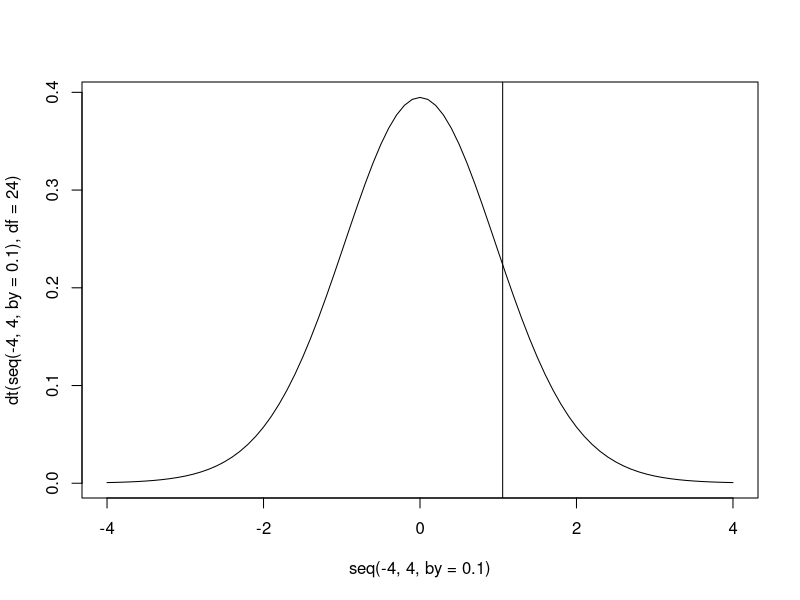
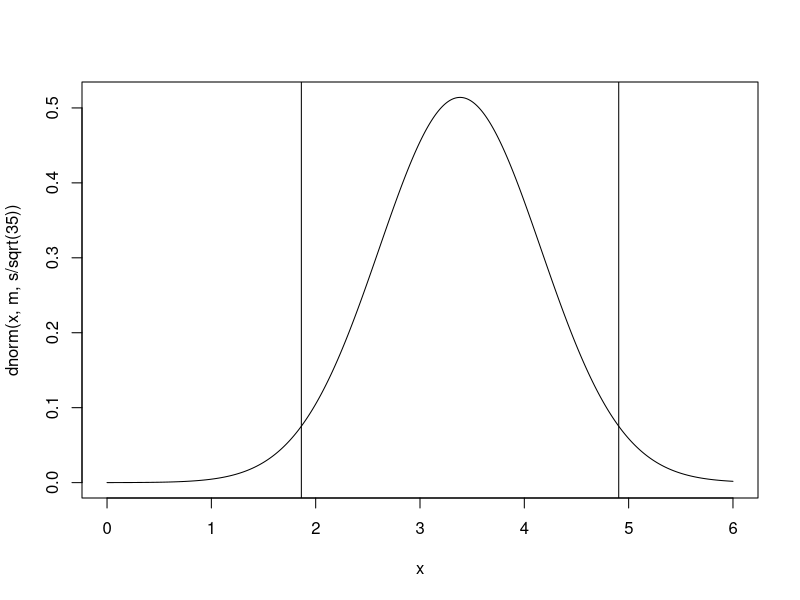
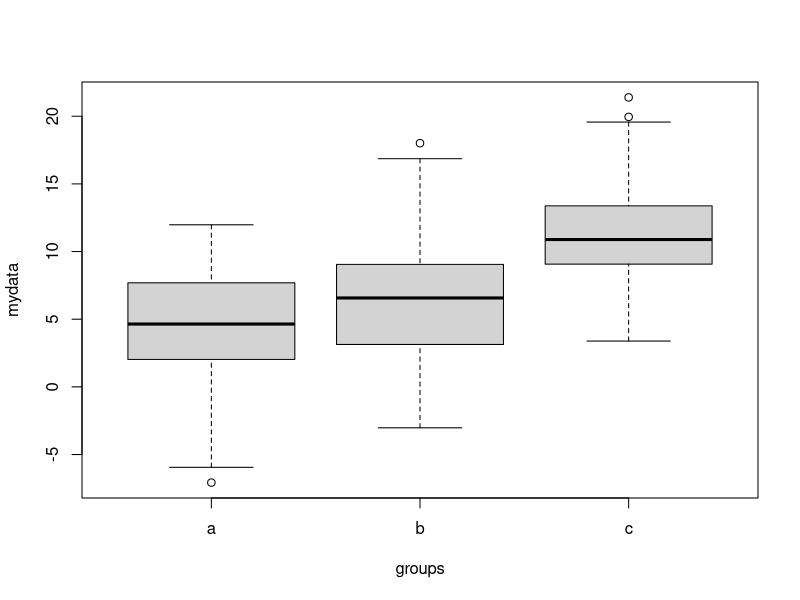

Reproduce these figures in R, in order. (Note: this script raises an error after producing the figures.)
###############################################################
#Practical class 3
###############################################################

############
#1.1)
############
# Make sure to write the path to the folder where bioenv-2 is. 
# You can use tab to auto complete and check if the path is correct.
# You can also use the setwd() function to move to the directory where
# bioenv3 is.

bioenv3 <- read.csv(
  "bioenv-3.csv",
  header = T,
  row.names = 1
  )

# inspect the table 
head(bioenv3)

# compute the mean and the standard deviation
a.mean <- mean(bioenv3$a)
a.sd <- sd(bioenv3$a)

# manually compute the t statistic and the p-value 
t.stat <- (a.mean - 10 ) / (a.sd / sqrt(length(bioenv3$a)))

# use the probability function to calculate the area under the curve
# from our t statistic value to the end of the lower tail of a
# t distribution with 24 degrees of freedom
pt(
  t.stat,         # our t statistic
  df = 24,        # the degrees of freedom in the t distribution pt() should calculate
  lower.tail = F  # tells pt() to find the area under the curve from our t stat to the
                  # lower tail of the distribution
  )

# visualize the test
plot(
  seq(-4, 4 , by = 0.1),              # use a sequence of numbers from -4 to 4 in steps of 0.1 as the x-axis
  dt(seq(-4, 4, by = 0.1), df = 24),  # use a density plot of the t distribution with 24 degrees of freedom as the y-axis 
  type = "l"                          # make this a line plot
  )
  
abline(v = t.stat) # draw a vertical (v) line on the plot at the value of our calculated t statistic

# do the test using a existing function from R 
t.test(
  bioenv3$a,                # here's our data variable
  mu = 10,                  # the mean to test against is defined as 10
  alternative = "greater"   # the alternative hypothesis is that the empirical mean is greater than the stated mean
  )

############
#1.2)
############

# compute the mean and the standard deviation
b.mean <- mean(bioenv3$b)
b.sd <- sd(bioenv3$b)

# compute the t statistic and the p-value   
t.stat <- (b.mean - 10 )/(b.sd/sqrt(length(bioenv3$b)))
t.stat
pt(t.stat, df=24,lower.tail=F )*2

# do the test using a function from R 
t.test(bioenv3$b,mu=10,alternative="two.sided")

############
#1.3)
############

# compute the t statistic and the p-value     
t.stat <- (a.mean - b.mean)/sqrt( (a.sd^2)/length(bioenv3$a) + (b.sd^2)/length(bioenv3$b)  )
t.stat
pt(t.stat,df=48,lower.tail=T)

# do the test using a function from R 
# how are the degrees of freedom computed?
t.test(bioenv3$a,bioenv3$b,alternative="less")
t.test(bioenv3$a,bioenv3$b,alternative="less", var.equal = TRUE)

############
#2)
############

# statistical power: the probability of accepting the alternative hypothesis (H1) when it is true.

# first install and load the package pwr
install.packages("pwr")
library("pwr")

# test 1.1)
pwr.t.test(n = 25, d=0.4, sig.level = 0.05 ,type="one.sample")

############
#3)
############

# confidence interval: range of values that act as good estimates of the unknown population parameter

set.seed(1)
mynorm.35.3.5 <- rnorm(35,3,5)

m <- mean(mynorm.35.3.5)
s <- sd(mynorm.35.3.5)

s.error = qnorm(0.975)*(s/sqrt(35))

up.lim <- m + s.error
low.lim <- m - s.error

up.lim
low.lim

# double check
x<-seq(0,6,by=0.01)
plot(x,dnorm(x,m,s/sqrt(35)),type="l")
abline(v=up.lim)
abline(v=low.lim)

pnorm(up.lim,m,s/sqrt(35))
pnorm(low.lim,m,s/sqrt(35))

###############
#4)
###############

# ANOVA: analysis of variance 
# If there are more than 2 samples, the ANOVA should be performed instead of 
# pairwise t tests. ANOVA will consider all samples at the same time in order 
# to determine if there is a significant difference. If the ANOVA shows a 
# significant p-value, then pairwise t tests or tukey tests can be performed 
# in order to identify the means that are significantly different.

set.seed(1)
norm.a <- rnorm(50,4,5)
norm.b <- rnorm(50,6,5)
norm.c <- rnorm(50,12,4.5)

groups = factor(rep(c("a","b","c"), each = 50))
mydata <- c(norm.a,norm.b,norm.c)

mydata.df <- data.frame(mydata,groups)

# Boxplots are a convenient way of graphically depicting groups of numerical 
# data through their quartiles. The spacings between the different parts of 
# the box indicate the degree of dispersion (spread) and skewness in the data, 
# and show outliers. 

plot(mydata ~ groups)

# boxplot example
par(mfrow=c(2,1),mar=c(1,1,1,1))
boxplot(mynorm.1,horizontal = T)
hist(mynorm.1)

# test homogeneity of variance (assumption of the ANOVA)
bartlett.test(mydata,groups) # the null hypothesis is that the variances are homogeneous

# perform the ANOVA
a.results <- aov(mydata ~ groups,data=mydata.df)
summary(a.results)

# Df = degree of freedom
# Sum Sq = deviance (within groups, and residual)
# Mean Sq = variance (within groups, and residual)
# F value = the value of the Fisher statistic test, computed as (variance within groups) / (variance residual)
# Pr(>F) = p-value

# We clearly reject the null hypothesis of equal means for all three groups. 
# We have to find out which ones are different. 
# One way to do this is applying pairwise t-test 
pairwise.t.test(mydata, groups, p.adjust="bonferroni")

# The Bonferroni correction is based on the idea that if an experimenter is 
# testing m hypotheses, then one way of maintaining the family - wise error 
# rate (FWER) is to test each individual hypothesis at a statistical 
# significance level of 1/m times what it would be if only one hypothesis were
# tested. So, if the desired significance level for the whole family of tests 
# should be (at most) alpha then the Bonferroni correction would test each 
# individual hypothesis at a significance level of alpha/m.

# Other option is applying the function TukeyHSD().
TukeyHSD(a.results, conf.level=0.95)

###############
#5) chi squared and fisher's exact tests
###############

# these are used to test the correspondence between categorical variables
# first the variables have to be converted into a contingency table

bioenv3$Biofilm[bioenv3$Biofilm=="Present"]="present"
bioenv3 <- droplevels(bioenv3)

chisq.test(table(bioenv3$Salinity,bioenv3$Biofilm))
fisher.test(table(bioenv3$Salinity,bioenv3$Biofilm))

###############
#6)
###############


# Test by randomization if the means of two samples differ. 

# First, we generate two samples of size n = 50 from two different Poisson 
# distributions (Pois(3) and Pois(5)) and store their elements in one vector.

p.comb <- c(rpois(40,3),rpois(40,4))

# Our null hypothesis is that there is no difference between the means.
# Let's compute the null hypothesis distribution: 

rand <- vector (mode="numeric",length=10000)

for (i in 1:length(rand)) {                          # Here we are reordering the vector.
  tmp <- sample(p.comb)                              # Now the elements of both samples will have random positions in the vector.
  rand[i] <- mean(tmp[1:40]) - mean(tmp[41:80])     # After the samples are mixed we compute the difference of the means.
}                                                    # By repeating this several times, we can get an estimation of the null hypothesis distribution.

                                              
# Plot the null hypothesis distribution
par(mfrow=c(1,1))
hist(rand)


# Let's see how the distribution of H0 and H1 look like 
mean_diff <- vector (mode="numeric",length=10000)

for ( i in 1:length(mean_diff)) {
  set.seed(i)
  p.comb <- c(rpois(40,3),rpois(40,4))
  mean_diff[i] <- mean(p.comb[1:40]) - mean(p.comb[41:80])
}

hist(rand,
     col=rgb(0,0,0.5,0.5), 
     main="H0 and H1 distributions",
     xlab = "mean difference",
     xlim=c(min(mean_diff),max(rand))
     )

hist(mean_diff, 
     add=T,
     col=rgb(0.5,0,0,0.5)
     )


# See where the real difference falls under the null hypothesis
r.stat <- mean(p.comb[1:40]) - mean(p.comb[41:80])
r.stat
abline(v=r.stat,col="red")
